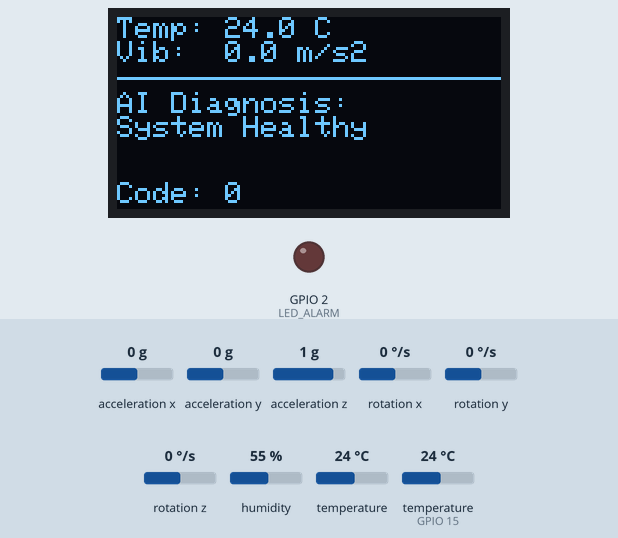
Bench run of a program on a simulated ESP32. Shown: 128×64 one-colour display, output pins drawn as LEDs (lit = HIGH). Inputs (shaded band) come from the test bench; at power-on: acceleration x 0 g, temperature (sensor on GPIO 15) 24 °C, acceleration y 0 g, acceleration z 1 g, rotation x 0 °/s, rotation y 0 °/s, rotation z 0 °/s, humidity 55 %, temperature 24 °C. WiFi joins after 1.5 s; servers stay silent unless stated; what the program prints to the serial monitor is not drawn.

Above: at 2.7 s.
2.8 s: acceleration x set to -1.1 g
At 4.0 s:
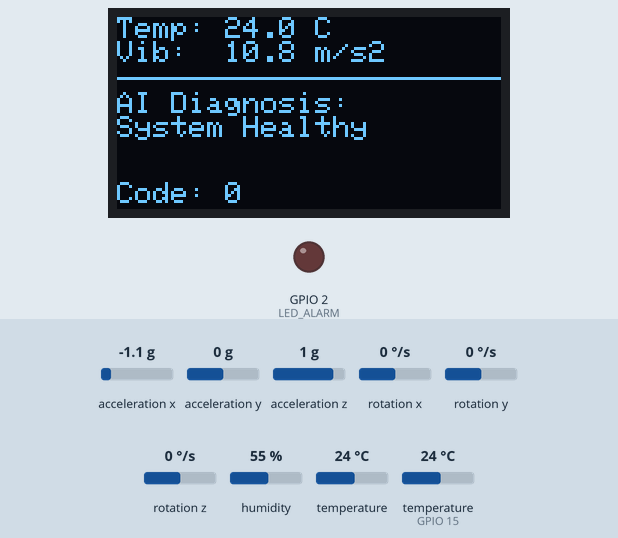
4.4 s: acceleration x set to -1.4 g
At 5.2 s:
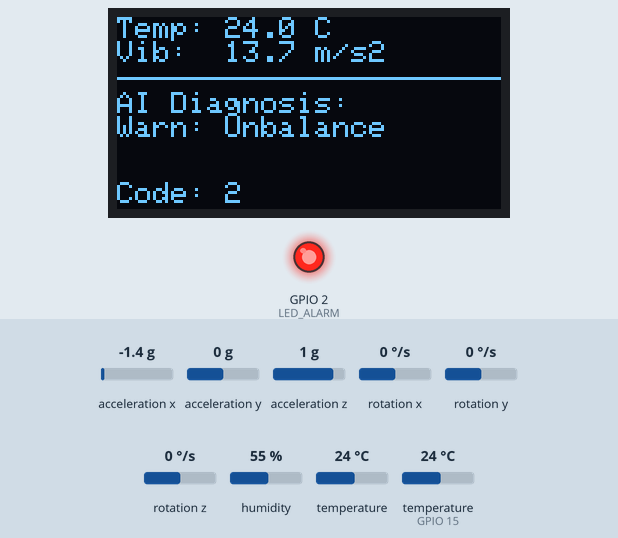
6.0 s: temperature (sensor on GPIO 15) set to 12 °C
At 8.9 s:
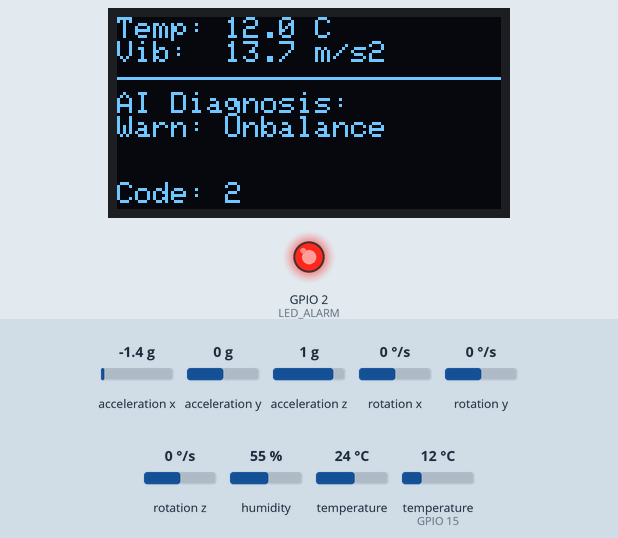
9.2 s: acceleration y set to -1.4 g
At 9.9 s:
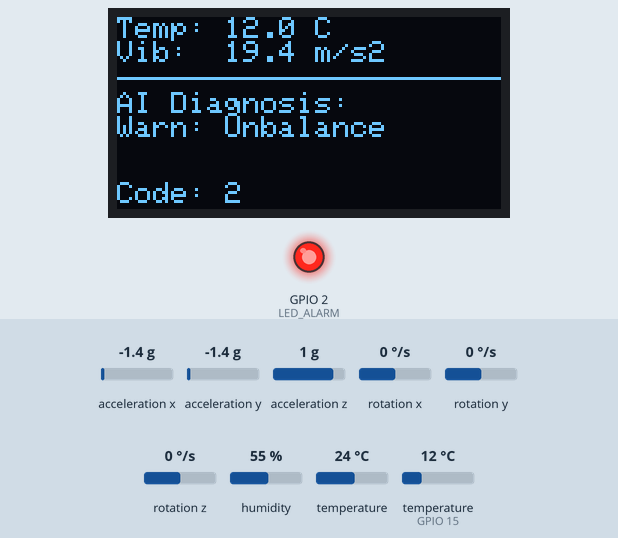
10.8 s: temperature (sensor on GPIO 15) set to 19 °C
13.3 s: temperature (sensor on GPIO 15) set to 28 °C
At 14.8 s:
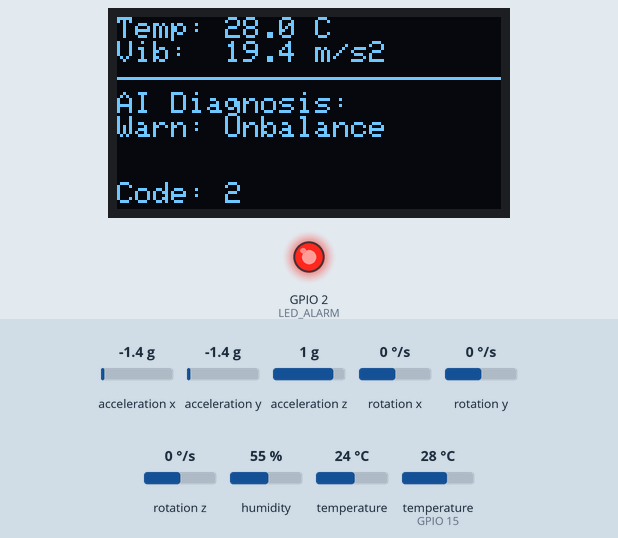
Timing chart, 0 to 16.3 s (numbered marks = the images above; inputs shaded):
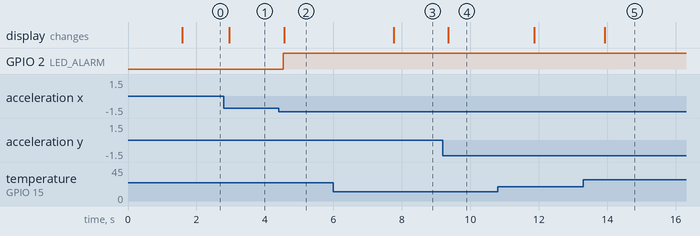

Measured:
- the behaviour switches between -1.2 and -1.3 g on acceleration x (found by bisection; images 1 and 2)
- after the input at 2.8 s, the display: changes after 0.16 s (image 1)
- after the input at 4.4 s, GPIO 2 (LED_ALARM): LOW → HIGH after 0.13 s; the display: changes after 0.16 s (image 2)
- after the input at 6.0 s, the display: changes after 1.8 s (image 3)
- after the input at 9.2 s, the display: changes after 0.15 s (image 4)
- after the input at 13.3 s, the display: changes after 0.63 s (image 5)

The program:

main.cpp
```cpp
#include <Arduino.h>
#include <WiFi.h>
#include <HTTPClient.h>
#include <Wire.h>
#include <Adafruit_GFX.h>
#include <Adafruit_SSD1306.h>
#include <Adafruit_MPU6050.h>
#include <Adafruit_Sensor.h>
#include <DHT.h>

const char* apiKey = "5LP7Y9QQ5XZGX1QY";
const char* server = "http://api.thingspeak.com";
const char* ssid = "Wokwi-GUEST";
const char* password = "";

Adafruit_SSD1306 display(128, 64, &Wire, -1);

Adafruit_MPU6050 mpu;
#define DHTPIN 15
#define DHTTYPE DHT22
DHT dht(DHTPIN, DHTTYPE);

#define LED_ALARM 2

void setup_wifi() {
  Serial.print("Connecting to WiFi");
  WiFi.begin(ssid, password);
  while (WiFi.status() != WL_CONNECTED) {
    delay(500); Serial.print(".");
  }
  Serial.println(" OK");
}

void setup() {
  Serial.begin(115200);
  pinMode(LED_ALARM, OUTPUT);


  if(!display.begin(SSD1306_SWITCHCAPVCC, 0x3C)) {
    Serial.println(F("SSD1306 failed"));
    for(;;);
  }
  display.clearDisplay();
  display.setTextColor(SSD1306_WHITE);
  display.println("System Boot...");
  display.display();

  setup_wifi();
  dht.begin();

  if (!mpu.begin()) {
    Serial.println("MPU6050 not found");
    while (1) delay(10);
  }
  mpu.setAccelerometerRange(MPU6050_RANGE_8_G);
  mpu.setFilterBandwidth(MPU6050_BAND_21_HZ);
}

void loop() {
  float temp = dht.readTemperature();
  if (isnan(temp)) temp = 0.0;

  sensors_event_t a, g, t;
  mpu.getEvent(&a, &g, &t);
  // Розрахунок вібрації (магнітуда по X та Y)
  float vib = sqrt(pow(a.acceleration.x, 2) + pow(a.acceleration.y, 2));

  // 2. AI Multi-factor Diagnosis (Expert System)
  // 0=OK, 1=Overheat, 2=Unbalance, 3=Bearing Fault
  int faultCode = 0;
  String diagnosis = "System Healthy";
  bool alarm = false;

  // Правило 1: Найкритичніше (Вібрація + Температура) -> Знос підшипника
  if (vib > 15.0 && temp > 45.0) {
    faultCode = 3;
    diagnosis = "CRIT: Bearing Fault!";
    alarm = true;
  }
  // Правило 2: Тільки вібрація -> Дисбаланс ротора
  else if (vib > 12.0) {
    faultCode = 2;
    diagnosis = "Warn: Unbalance";
    alarm = true;
  }
  // Правило 3: Тільки температура -> Перегрів
  else if (temp > 50.0) {
    faultCode = 1;
    diagnosis = "Warn: Overheat";
    alarm = true;
  }

  // LED Indication
  digitalWrite(LED_ALARM, alarm ? HIGH : LOW);

  // 3. Візуалізація
  display.clearDisplay();
  display.setCursor(0,0);
  display.printf("Temp: %.1f C\n", temp);
  display.printf("Vib:  %.1f m/s2\n", vib);

  display.drawLine(0, 20, 128, 20, SSD1306_WHITE);

  display.setCursor(0, 25);
  display.println("AI Diagnosis:");
  if (faultCode == 3) display.setTextColor(SSD1306_INVERSE);
  display.println(diagnosis);
  display.setTextColor(SSD1306_WHITE);

  display.setCursor(0, 55);
  display.printf("Code: %d", faultCode);
  display.display();

  // 4. Відправка на ThingSpeak (кожні 15 сек)
  static unsigned long lastSend = 0;
  if (millis() - lastSend > 15000) {
    lastSend = millis();
    if(WiFi.status() == WL_CONNECTED){
       HTTPClient http;
       String url = String(server) + "/update?api_key=" + String(apiKey) +
                    "&field1=" + String(vib) +
                    "&field2=" + String(temp) +
                    "&field3=" + String(faultCode);

       int httpCode = http.GET();
       if (httpCode > 0) Serial.printf("Cloud Update: %d\n", httpCode);
       else Serial.println("Cloud Error");

       http.end();
    }
  }

  delay(200);
}
```
